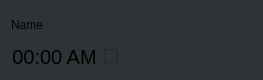
<?xml version="1.0" encoding="UTF-8"?>
<ui version="4.0">
 <class>AlarmListItem</class>
 <widget class="QWidget" name="AlarmListItem">
  <property name="geometry">
   <rect>
    <x>0</x>
    <y>0</y>
    <width>263</width>
    <height>80</height>
   </rect>
  </property>
  <property name="maximumSize">
   <size>
    <width>263</width>
    <height>80</height>
   </size>
  </property>
  <property name="windowTitle">
   <string>Form</string>
  </property>
  <property name="styleSheet">
   <string notr="true">QWidget
{
background-color: rgb(46, 52, 54);
}

QPushButton
{
min-height:25px;
min-width:25px;
max-height:25px;
max-width:25px;
border: 30px;
border-radius:15px;
}

QPushButton#deleteButton
{
image: url(:/delete_icon.svg);
}

QPushButton#deleteButton:pressed
{
image: url(:/delete_clicked_icon.svg);
}

QPushButton#editButton
{
image: url(:/edit_icon.ai.svg);
}

QPushButton#editButton:pressed
{
image: url(:/edit_clicked_icon.ai.svg);
}

QChechBox
{
max-width:60px;
min-width:60px;
}

QCheckBox::indicator:unchecked {
image: url(:/switch_turn_off.svg);
}

QCheckBox::indicator:unchecked:pressed {
image: url(:/switch_turn_on.svg);
}

QCheckBox::indicator:checked {
image: url(:/switch_turn_on.svg);
}


QCheckBox::indicator:checked:pressed {
image: url(:/switch_turn_off.svg);
}


QCheckBox::indicator:indeterminate:pressed {
image: url(:/switch_turn_on.svg);
}</string>
  </property>
  <layout class="QHBoxLayout" name="horizontalLayout">
   <item>
    <layout class="QGridLayout" name="gridLayout_3">
     <item row="0" column="0">
      <widget class="QLabel" name="Name_label">
       <property name="text">
        <string>Name</string>
       </property>
      </widget>
     </item>
     <item row="1" column="0">
      <layout class="QGridLayout" name="gridLayout">
       <item row="0" column="0">
        <widget class="QLabel" name="time_Label">
         <property name="styleSheet">
          <string notr="true">font-size:20px;</string>
         </property>
         <property name="text">
          <string>00:00 AM</string>
         </property>
         <property name="alignment">
          <set>Qt::AlignCenter</set>
         </property>
        </widget>
       </item>
       <item row="0" column="1">
        <widget class="QCheckBox" name="checkBox">
         <property name="text">
          <string/>
         </property>
        </widget>
       </item>
      </layout>
     </item>
    </layout>
   </item>
   <item>
    <layout class="QGridLayout" name="gridLayout_2">
     <item row="0" column="0">
      <widget class="QPushButton" name="deleteButton">
       <property name="text">
        <string/>
       </property>
      </widget>
     </item>
     <item row="0" column="1">
      <widget class="QPushButton" name="editButton">
       <property name="text">
        <string/>
       </property>
      </widget>
     </item>
    </layout>
   </item>
  </layout>
 </widget>
 <resources/>
 <connections/>
</ui>
